Frame 1 (no input): blank canvas, image omitted
Frame 60 (no input): blank canvas, image omitted
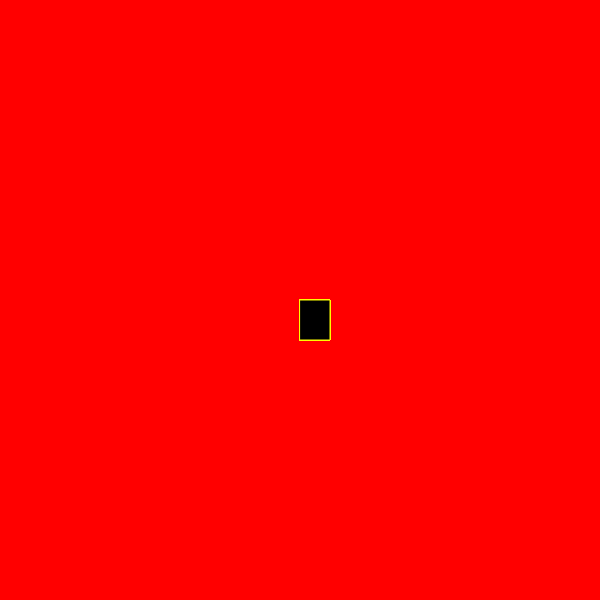
Frame 120 (the mouse pressed at the canvas centre since frame 60)

The p5.js sketch whose frames 1 and 60 were blank and that drew this single picture after the mouse press (run headless with seeded random() and noise() and a simulated clock; from frame 60 on, the mouse is pressed at the canvas centre):

// p5.js sketch
// ── sketch.js
function setup() {
  createCanvas(600, 600);
  background("red");
}

function draw() {
fill("black");
  stroke("yellow");
              
  if(mouseIsPressed){
 rect(mouseX,mouseY,30, 40);
  }
}
